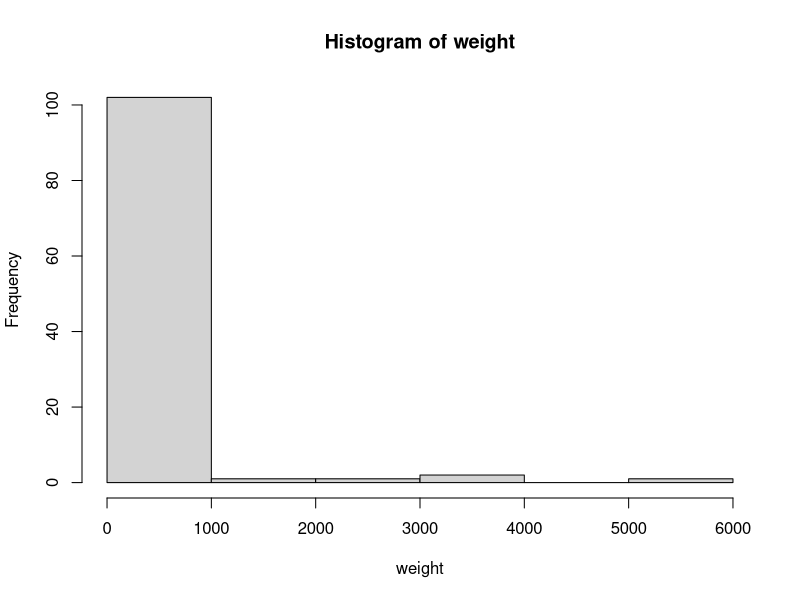
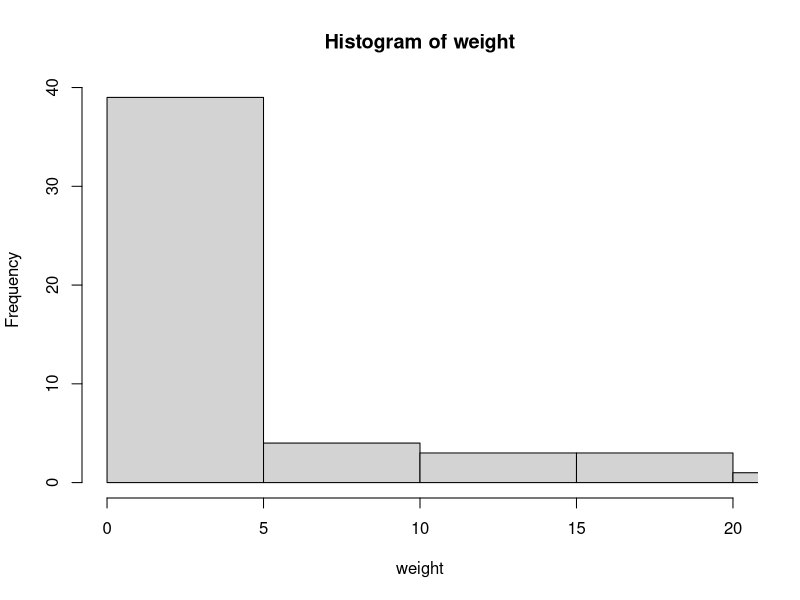
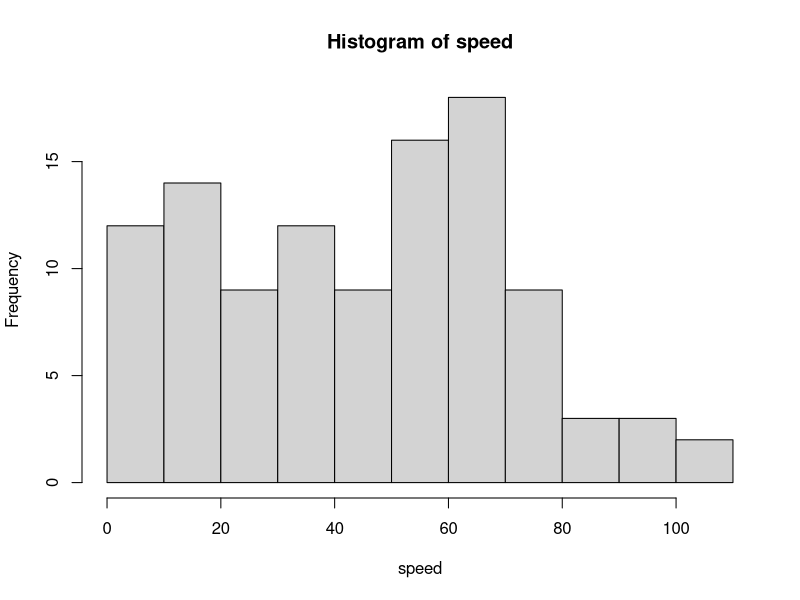
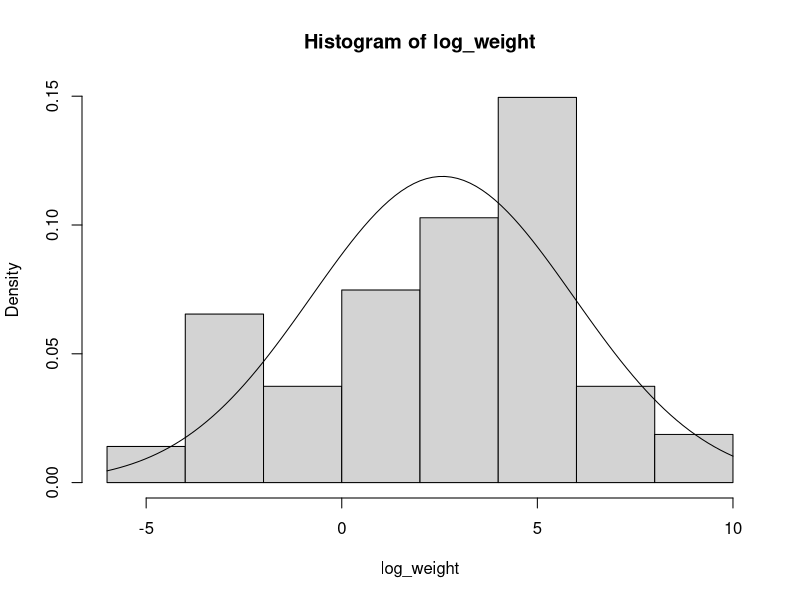
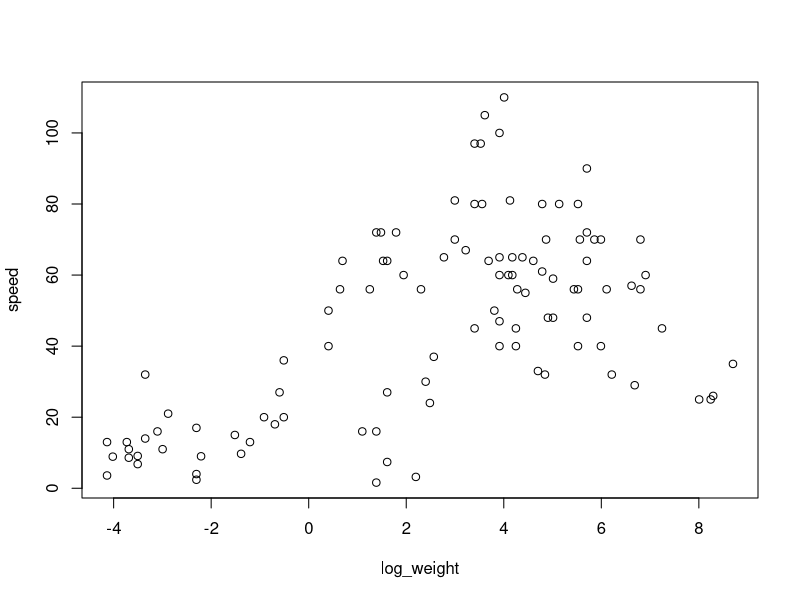
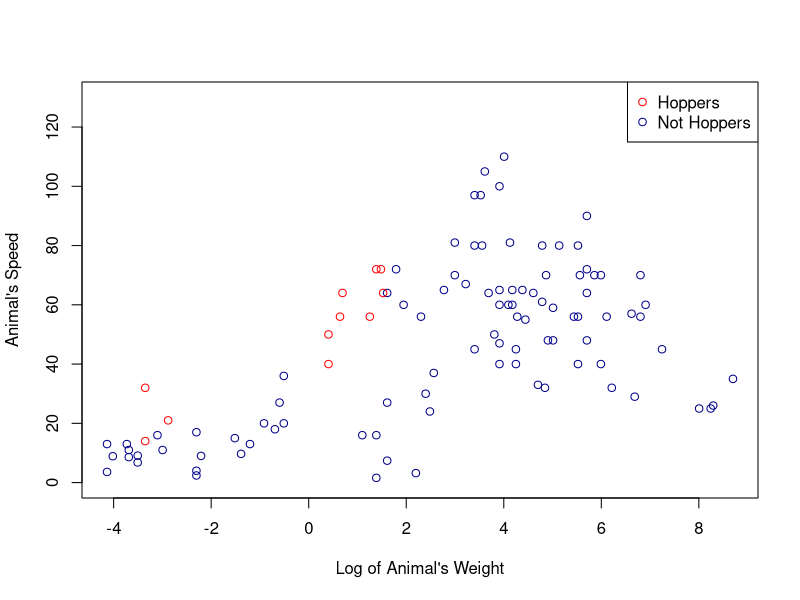

Recreate these plots in R, in order.
##########################################################################
# Author: Brad Simkins
# Analyzing the running speed of mammals
# Dataset: Source:  Garland, T. (1983) The 
# relation between maximal running speed and
# body mass in terrestrial mammals, 
# J. Zoology, 199, 1557-1570.
# http://vincentarelbundock.github.io/Rdatasets/doc/quantreg/Mammals.html 
##########################################################################
install.packages("quantreg")
data(Mammals, package="quantreg")
attach(Mammals)
Mammals[1:3,] #analyze first few lines
hist(weight) 
#histogram concentration on low weights
hist(weight, xlim = c(0,20), breaks = 1000)
mean(weight)
median(weight)
hist(speed)

#reduce skew on weight data with log
log_weight <- log(weight)
hist(log_weight,prob = T)
#normal density curve
curve(dnorm(x, mean(log_weight), sd(log_weight)), add = T)

#scatterplot of transformed weight against speed
plot(log_weight,speed)
cor(log_weight,speed) #correlation
#add hoppers to scatterplot
gph_colors <- rep("darkblue",length(hoppers))
switcheroo <- which(hoppers == TRUE)
gph_colors[switcheroo] <- "red"
plot(log_weight,speed, col = gph_colors, xlab = "Log of Animal's Weight", ylab = "Animal's Speed", ylim = c(0,130))
legend("topright", legend = c("Hoppers", "Not Hoppers"), col=c("Red", "Dark Blue"), pch = 1)

